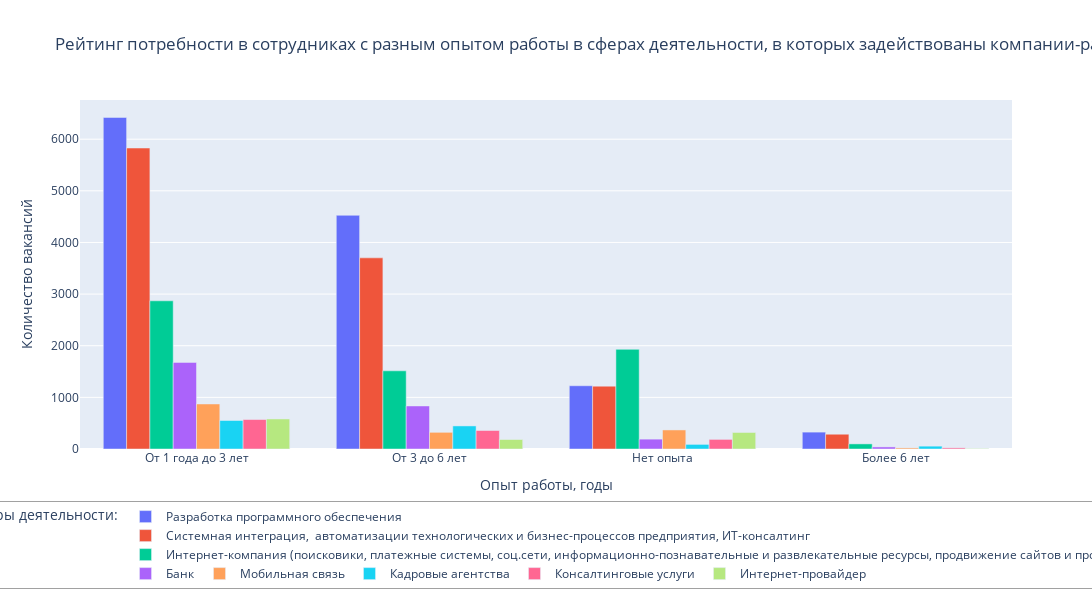

Notebook source saved alongside this figure:
### Code cell
# результат запроса

result_conclusion = pd.read_sql_query(query_conclusion, connection)
#display(result_conclusion)

import plotly.express as px
# Построим диаграмму на основании полученных данных из запроса 
fig = px.bar(data_frame=result_conclusion, x='experience', y='count_vac', color='name_popular_industries', barmode='group', 
             #text='name_popular_industries', 
             title="Рейтинг потребности в сотрудниках с разным опытом работы в сферах деятельности, в которых задействованы компании-работодатели.",
             labels={'experience':'Опыт работы, годы', 'count_vac':'Количество вакансий'}, height =600, width = 1400)
#fig.update_layout(uniformtext_minsize=14, uniformtext_mode='hide', title_xanchor='center', title_x=0.5)  # настраиваем подпись на столбцах диаграммы и заголовок диаграммы
fig.update_layout( legend=dict( font = dict(size= 12), borderwidth=0.5, orientation= 'h', x= 0.5, y=- 0.4,  
                               xanchor= 'center', yanchor= 'bottom', title= 'Сферы деятельности:')) # настраиваем легенду
fig.show("png")

connection.close()

### Figure 1 — Plotly figure (JSON) as saved in the notebook; plotly's stock layout.template omitted (floating-point values rounded to 4 significant figures)
{"data": [{"alignmentgroup": "True", "hovertemplate": "name_popular_industries=Разработка программного обеспечения<br>Опыт работы, годы=%{x}<br>Количество вакансий=%{y}<extra></extra>", "legendgroup": "Разработка программного обеспечения", "marker": {"color": "#636efa", "pattern": {"shape": ""}}, "name": "Разработка программного обеспечения", "offsetgroup": "Разработка программного обеспечения", "orientation": "v", "showlegend": true, "textposition": "auto", "type": "bar", "x": ["От 1 года до 3 лет", "От 3 до 6 лет", "Нет опыта", "Более 6 лет"], "xaxis": "x", "y": [6421, 4526, 1225, 327], "yaxis": "y"}, {"alignmentgroup": "True", "hovertemplate": "name_popular_industries=Системная интеграция,  автоматизации технологических и бизнес-процессов предприятия, ИТ-консалтинг<br>Опыт работы, годы=%{x}<br>Количество вакансий=%{y}<extra></extra>", "legendgroup": "Системная интеграция,  автоматизации технологических и бизнес-процессов предприятия, ИТ-консалтинг", "marker": {"color": "#EF553B", "pattern": {"shape": ""}}, "name": "Системная интеграция,  автоматизации технологических и бизнес-процессов предприятия, ИТ-консалтинг", "offsetgroup": "Системная интеграция,  автоматизации технологических и бизнес-процессов предприятия, ИТ-консалтинг", "orientation": "v", "showlegend": true, "textposition": "auto", "type": "bar", "x": ["От 1 года до 3 лет", "От 3 до 6 лет", "Нет опыта", "Более 6 лет"], "xaxis": "x", "y": [5829, 3702, 1217, 286], "yaxis": "y"}, {"alignmentgroup": "True", "hovertemplate": "name_popular_industries=Интернет-компания (поисковики, платежные системы, соц.сети, информационно-познавательные и развлекательные ресурсы, продвижение сайтов и прочее)<br>Опыт работы, годы=%{x}<br>Количество вакансий=%{y}<extra></extra>", "legendgroup": "Интернет-компания (поисковики, платежные системы, соц.сети, информационно-познавательные и развлекательные ресурсы, продвижение сайтов и прочее)", "marker": {"color": "#00cc96", "pattern": {"shape": ""}}, "name": "Интернет-компания (поисковики, платежные системы, соц.сети, информационно-познавательные и развлекательные ресурсы, продвижение сайтов и прочее)", "offsetgroup": "Интернет-компания (поисковики, платежные системы, соц.сети, информационно-познавательные и развлекательные ресурсы, продвижение сайтов и прочее)", "orientation": "v", "showlegend": true, "textposition": "auto", "type": "bar", "x": ["От 1 года до 3 лет", "Нет опыта", "От 3 до 6 лет", "Более 6 лет"], "xaxis": "x", "y": [2870, 1930, 1514, 99], "yaxis": "y"}, {"alignmentgroup": "True", "hovertemplate": "name_popular_industries=Банк<br>Опыт работы, годы=%{x}<br>Количество вакансий=%{y}<extra></extra>", "legendgroup": "Банк", "marker": {"color": "#ab63fa", "pattern": {"shape": ""}}, "name": "Банк", "offsetgroup": "Банк", "orientation": "v", "showlegend": true, "textposition": "auto", "type": "bar", "x": ["От 1 года до 3 лет", "От 3 до 6 лет", "Нет опыта", "Более 6 лет"], "xaxis": "x", "y": [1677, 834, 191, 40], "yaxis": "y"}, {"alignmentgroup": "True", "hovertemplate": "name_popular_industries=Мобильная связь<br>Опыт работы, годы=%{x}<br>Количество вакансий=%{y}<extra></extra>", "legendgroup": "Мобильная связь", "marker": {"color": "#FFA15A", "pattern": {"shape": ""}}, "name": "Мобильная связь", "offsetgroup": "Мобильная связь", "orientation": "v", "showlegend": true, "textposition": "auto", "type": "bar", "x": ["От 1 года до 3 лет", "Нет опыта", "От 3 до 6 лет", "Более 6 лет"], "xaxis": "x", "y": [872, 369, 323, 21], "yaxis": "y"}, {"alignmentgroup": "True", "hovertemplate": "name_popular_industries=Кадровые агентства<br>Опыт работы, годы=%{x}<br>Количество вакансий=%{y}<extra></extra>", "legendgroup": "Кадровые агентства", "marker": {"color": "#19d3f3", "pattern": {"shape": ""}}, "name": "Кадровые агентства", "offsetgroup": "Кадровые агентства", "orientation": "v", "showlegend": true, "textposition": "auto", "type": "bar", "x": ["От 1 года до 3 лет", "От 3 до 6 лет", "Нет опыта", "Более 6 лет"], "xaxis": "x", "y": [552, 447, 89, 55], "yaxis": "y"}, {"alignmentgroup": "True", "hovertemplate": "name_popular_industries=Консалтинговые услуги<br>Опыт работы, годы=%{x}<br>Количество вакансий=%{y}<extra></extra>", "legendgroup": "Консалтинговые услуги", "marker": {"color": "#FF6692", "pattern": {"shape": ""}}, "name": "Консалтинговые услуги", "offsetgroup": "Консалтинговые услуги", "orientation": "v", "showlegend": true, "textposition": "auto", "type": "bar", "x": ["От 1 года до 3 лет", "От 3 до 6 лет", "Нет опыта", "Более 6 лет"], "xaxis": "x", "y": [571, 358, 186, 22], "yaxis": "y"}, {"alignmentgroup": "True", "hovertemplate": "name_popular_industries=Интернет-провайдер<br>Опыт работы, годы=%{x}<br>Количество вакансий=%{y}<extra></extra>", "legendgroup": "Интернет-провайдер", "marker": {"color": "#B6E880", "pattern": {"shape": ""}}, "name": "Интернет-провайдер", "offsetgroup": "Интернет-провайдер", "orientation": "v", "showlegend": true, "textposition": "auto", "type": "bar", "x": ["От 1 года до 3 лет", "Нет опыта", "От 3 до 6 лет", "Более 6 лет"], "xaxis": "x", "y": [582, 320, 184, 9], "yaxis": "y"}], "layout": {"barmode": "group", "height": 600, "legend": {"borderwidth": 0.5, "font": {"size": 12}, "orientation": "h", "title": {"text": "Сферы деятельности:"}, "tracegroupgap": 0, "x": 0.5, "xanchor": "center", "y": -0.4, "yanchor": "bottom"}, "title": {"text": "Рейтинг потребности в сотрудниках с разным опытом работы в сферах деятельности, в которых задействованы компании-работодатели."}, "width": 1400, "xaxis": {"anchor": "y", "domain": [0, 1], "title": {"text": "Опыт работы, годы"}}, "yaxis": {"anchor": "x", "domain": [0, 1], "title": {"text": "Количество вакансий"}}}}
